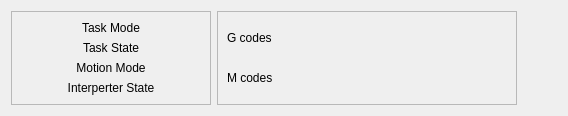
      <widget class="QWidget" name="tab_5">
       <attribute name="title">
        <string>Info</string>
       </attribute>
       <layout class="QGridLayout" name="gridLayout_20">
        <item row="0" column="1">
         <widget class="QFrame" name="frame_13">
          <property name="minimumSize">
           <size>
            <width>300</width>
            <height>0</height>
           </size>
          </property>
          <property name="frameShape">
           <enum>QFrame::StyledPanel</enum>
          </property>
          <property name="frameShadow">
           <enum>QFrame::Raised</enum>
          </property>
          <layout class="QGridLayout" name="gridLayout_21">
           <item row="0" column="0">
            <widget class="QLabel" name="gcodes_lb">
             <property name="text">
              <string>G codes</string>
             </property>
             <property name="wordWrap">
              <bool>true</bool>
             </property>
            </widget>
           </item>
           <item row="1" column="0">
            <widget class="QLabel" name="mcodes_lb">
             <property name="text">
              <string>M codes</string>
             </property>
             <property name="wordWrap">
              <bool>true</bool>
             </property>
            </widget>
           </item>
          </layout>
         </widget>
        </item>
        <item row="0" column="0">
         <widget class="QFrame" name="frame_7">
          <property name="minimumSize">
           <size>
            <width>200</width>
            <height>0</height>
           </size>
          </property>
          <property name="frameShape">
           <enum>QFrame::StyledPanel</enum>
          </property>
          <property name="frameShadow">
           <enum>QFrame::Raised</enum>
          </property>
          <layout class="QGridLayout" name="gridLayout_11">
           <item row="2" column="0">
            <widget class="QLabel" name="motion_mode_lb">
             <property name="text">
              <string>Motion Mode</string>
             </property>
             <property name="alignment">
              <set>Qt::AlignCenter</set>
             </property>
            </widget>
           </item>
           <item row="0" column="0">
            <widget class="QLabel" name="task_mode_lb">
             <property name="text">
              <string>Task Mode</string>
             </property>
             <property name="alignment">
              <set>Qt::AlignCenter</set>
             </property>
            </widget>
           </item>
           <item row="1" column="0">
            <widget class="QLabel" name="task_state_lb">
             <property name="text">
              <string>Task State</string>
             </property>
             <property name="alignment">
              <set>Qt::AlignCenter</set>
             </property>
            </widget>
           </item>
           <item row="3" column="0">
            <widget class="QLabel" name="interp_state_lb">
             <property name="text">
              <string>Interperter State</string>
             </property>
             <property name="alignment">
              <set>Qt::AlignCenter</set>
             </property>
            </widget>
           </item>
          </layout>
         </widget>
        </item>
        <item row="0" column="2">
         <spacer name="horizontalSpacer">
          <property name="orientation">
           <enum>Qt::Horizontal</enum>
          </property>
          <property name="sizeHint" stdset="0">
           <size>
            <width>40</width>
            <height>20</height>
           </size>
          </property>
         </spacer>
        </item>
       </layout>
      </widget>
